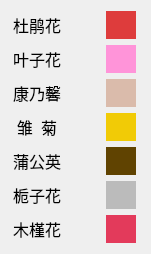
   <widget class="QWidget" name="layoutWidget">
    <property name="geometry">
     <rect>
      <x>20</x>
      <y>60</y>
      <width>151</width>
      <height>251</height>
     </rect>
    </property>
    <property name="font">
     <font>
      <family>黑体</family>
      <pointsize>12</pointsize>
      <bold>false</bold>
     </font>
    </property>
    <layout class="QVBoxLayout" name="verticalLayout">
     <item>
      <layout class="QHBoxLayout" name="horizontalLayout_5">
       <item>
        <widget class="QLabel" name="label_11">
         <property name="minimumSize">
          <size>
           <width>50</width>
           <height>28</height>
          </size>
         </property>
         <property name="maximumSize">
          <size>
           <width>50</width>
           <height>28</height>
          </size>
         </property>
         <property name="font">
          <font>
           <family>黑体</family>
           <pointsize>12</pointsize>
           <bold>false</bold>
          </font>
         </property>
         <property name="text">
          <string>杜鹃花</string>
         </property>
         <property name="alignment">
          <set>Qt::AlignCenter</set>
         </property>
        </widget>
       </item>
       <item>
        <widget class="QLabel" name="label_10">
         <property name="minimumSize">
          <size>
           <width>0</width>
           <height>28</height>
          </size>
         </property>
         <property name="maximumSize">
          <size>
           <width>30</width>
           <height>28</height>
          </size>
         </property>
         <property name="font">
          <font>
           <family>黑体</family>
           <pointsize>12</pointsize>
           <bold>false</bold>
          </font>
         </property>
         <property name="scaledContents">
          <bool>true</bool>
         </property>
         <property name="alignment">
          <set>Qt::AlignCenter</set>
         </property>
        </widget>
       </item>
       <item>
        <widget class="QLabel" name="label_12">
         <property name="minimumSize">
          <size>
           <width>0</width>
           <height>28</height>
          </size>
         </property>
         <property name="maximumSize">
          <size>
           <width>30</width>
           <height>28</height>
          </size>
         </property>
         <property name="font">
          <font>
           <family>黑体</family>
           <pointsize>12</pointsize>
           <bold>false</bold>
          </font>
         </property>
         <property name="toolTip">
          <string>RGB(222, 60, 60)</string>
         </property>
         <property name="styleSheet">
          <string notr="true">background-color: rgb(222, 60, 60)</string>
         </property>
         <property name="alignment">
          <set>Qt::AlignCenter</set>
         </property>
        </widget>
       </item>
      </layout>
     </item>
     <item>
      <layout class="QHBoxLayout" name="horizontalLayout_2">
       <item>
        <widget class="QLabel" name="label">
         <property name="minimumSize">
          <size>
           <width>50</width>
           <height>28</height>
          </size>
         </property>
         <property name="maximumSize">
          <size>
           <width>50</width>
           <height>28</height>
          </size>
         </property>
         <property name="font">
          <font>
           <family>黑体</family>
           <pointsize>12</pointsize>
           <bold>false</bold>
          </font>
         </property>
         <property name="text">
          <string>叶子花</string>
         </property>
         <property name="alignment">
          <set>Qt::AlignCenter</set>
         </property>
        </widget>
       </item>
       <item>
        <widget class="QLabel" name="label_2">
         <property name="minimumSize">
          <size>
           <width>0</width>
           <height>28</height>
          </size>
         </property>
         <property name="maximumSize">
          <size>
           <width>30</width>
           <height>28</height>
          </size>
         </property>
         <property name="font">
          <font>
           <family>黑体</family>
           <pointsize>12</pointsize>
           <bold>false</bold>
          </font>
         </property>
         <property name="scaledContents">
          <bool>true</bool>
         </property>
         <property name="alignment">
          <set>Qt::AlignCenter</set>
         </property>
        </widget>
       </item>
       <item>
        <widget class="QLabel" name="label_3">
         <property name="minimumSize">
          <size>
           <width>0</width>
           <height>28</height>
          </size>
         </property>
         <property name="maximumSize">
          <size>
           <width>30</width>
           <height>28</height>
          </size>
         </property>
         <property name="font">
          <font>
           <family>黑体</family>
           <pointsize>12</pointsize>
           <bold>false</bold>
          </font>
         </property>
         <property name="toolTip">
          <string>RGB(255, 148, 217)</string>
         </property>
         <property name="styleSheet">
          <string notr="true">background-color: rgb(255, 148, 217)</string>
         </property>
         <property name="alignment">
          <set>Qt::AlignCenter</set>
         </property>
        </widget>
       </item>
      </layout>
     </item>
     <item>
      <layout class="QHBoxLayout" name="horizontalLayout_4">
       <item>
        <widget class="QLabel" name="label_7">
         <property name="minimumSize">
          <size>
           <width>50</width>
           <height>28</height>
          </size>
         </property>
         <property name="maximumSize">
          <size>
           <width>50</width>
           <height>28</height>
          </size>
         </property>
         <property name="font">
          <font>
           <family>黑体</family>
           <pointsize>12</pointsize>
           <bold>false</bold>
          </font>
         </property>
         <property name="text">
          <string>康乃馨</string>
         </property>
         <property name="alignment">
          <set>Qt::AlignCenter</set>
         </property>
        </widget>
       </item>
       <item>
        <widget class="QLabel" name="label_8">
         <property name="minimumSize">
          <size>
           <width>0</width>
           <height>28</height>
          </size>
         </property>
         <property name="maximumSize">
          <size>
           <width>30</width>
           <height>28</height>
          </size>
         </property>
         <property name="font">
          <font>
           <family>黑体</family>
           <pointsize>12</pointsize>
           <bold>false</bold>
          </font>
         </property>
         <property name="scaledContents">
          <bool>true</bool>
         </property>
         <property name="alignment">
          <set>Qt::AlignCenter</set>
         </property>
        </widget>
       </item>
       <item>
        <widget class="QLabel" name="label_9">
         <property name="minimumSize">
          <size>
           <width>0</width>
           <height>28</height>
          </size>
         </property>
         <property name="maximumSize">
          <size>
           <width>30</width>
           <height>28</height>
          </size>
         </property>
         <property name="font">
          <font>
           <family>黑体</family>
           <pointsize>12</pointsize>
           <bold>false</bold>
          </font>
         </property>
         <property name="toolTip">
          <string>RGB(218, 187, 171)</string>
         </property>
         <property name="styleSheet">
          <string notr="true">background-color: rgb(218, 187, 171)</string>
         </property>
         <property name="alignment">
          <set>Qt::AlignCenter</set>
         </property>
        </widget>
       </item>
      </layout>
     </item>
     <item>
      <layout class="QHBoxLayout" name="horizontalLayout_8">
       <item>
        <widget class="QLabel" name="label_19">
         <property name="minimumSize">
          <size>
           <width>50</width>
           <height>28</height>
          </size>
         </property>
         <property name="maximumSize">
          <size>
           <width>50</width>
           <height>28</height>
          </size>
         </property>
         <property name="font">
          <font>
           <family>黑体</family>
           <pointsize>12</pointsize>
           <bold>false</bold>
          </font>
         </property>
         <property name="text">
          <string>雏  菊</string>
         </property>
         <property name="alignment">
          <set>Qt::AlignCenter</set>
         </property>
        </widget>
       </item>
       <item>
        <widget class="QLabel" name="label_20">
         <property name="minimumSize">
          <size>
           <width>0</width>
           <height>28</height>
          </size>
         </property>
         <property name="maximumSize">
          <size>
           <width>30</width>
           <height>28</height>
          </size>
         </property>
         <property name="font">
          <font>
           <family>黑体</family>
           <pointsize>12</pointsize>
           <bold>false</bold>
          </font>
         </property>
         <property name="text">
          <string/>
         </property>
         <property name="pixmap">
          <pixmap>images/flowers/daisy.png</pixmap>
         </property>
         <property name="scaledContents">
          <bool>true</bool>
         </property>
         <property name="alignment">
          <set>Qt::AlignCenter</set>
         </property>
        </widget>
       </item>
       <item>
        <widget class="QLabel" name="label_21">
         <property name="minimumSize">
          <size>
           <width>0</width>
           <height>28</height>
          </size>
         </property>
         <property name="maximumSize">
          <size>
           <width>30</width>
           <height>28</height>
          </size>
         </property>
         <property name="font">
          <font>
           <family>黑体</family>
           <pointsize>12</pointsize>
           <bold>false</bold>
          </font>
         </property>
         <property name="toolTip">
          <string>RGB(241, 203, 6)</string>
         </property>
         <property name="styleSheet">
          <string notr="true">background-color:rgb(241, 203, 6)</string>
         </property>
         <property name="alignment">
          <set>Qt::AlignCenter</set>
         </property>
        </widget>
       </item>
      </layout>
     </item>
     <item>
      <layout class="QHBoxLayout" name="horizontalLayout_9">
       <item>
        <widget class="QLabel" name="label_22">
         <property name="minimumSize">
          <size>
           <width>50</width>
           <height>28</height>
          </size>
         </property>
         <property name="maximumSize">
          <size>
           <width>50</width>
           <height>28</height>
          </size>
         </property>
         <property name="font">
          <font>
           <family>黑体</family>
           <pointsize>12</pointsize>
           <bold>false</bold>
          </font>
         </property>
         <property name="text">
          <string>蒲公英</string>
         </property>
         <property name="alignment">
          <set>Qt::AlignCenter</set>
         </property>
        </widget>
       </item>
       <item>
        <widget class="QLabel" name="label_23">
         <property name="minimumSize">
          <size>
           <width>0</width>
           <height>28</height>
          </size>
         </property>
         <property name="maximumSize">
          <size>
           <width>30</width>
           <height>28</height>
          </size>
         </property>
         <property name="font">
          <font>
           <family>黑体</family>
           <pointsize>12</pointsize>
           <bold>false</bold>
          </font>
         </property>
         <property name="scaledContents">
          <bool>true</bool>
         </property>
         <property name="alignment">
          <set>Qt::AlignCenter</set>
         </property>
        </widget>
       </item>
       <item>
        <widget class="QLabel" name="label_24">
         <property name="minimumSize">
          <size>
           <width>0</width>
           <height>28</height>
          </size>
         </property>
         <property name="maximumSize">
          <size>
           <width>30</width>
           <height>28</height>
          </size>
         </property>
         <property name="font">
          <font>
           <family>黑体</family>
           <pointsize>12</pointsize>
           <bold>false</bold>
          </font>
         </property>
         <property name="toolTip">
          <string>RGB(96, 67, 1)</string>
         </property>
         <property name="styleSheet">
          <string notr="true">background-color:rgb(96, 67, 1)</string>
         </property>
         <property name="alignment">
          <set>Qt::AlignCenter</set>
         </property>
        </widget>
       </item>
      </layout>
     </item>
     <item>
      <layout class="QHBoxLayout" name="horizontalLayout_11">
       <item>
        <widget class="QLabel" name="label_28">
         <property name="minimumSize">
          <size>
           <width>50</width>
           <height>28</height>
          </size>
         </property>
         <property name="maximumSize">
          <size>
           <width>50</width>
           <height>28</height>
          </size>
         </property>
         <property name="font">
          <font>
           <family>黑体</family>
           <pointsize>12</pointsize>
           <bold>false</bold>
          </font>
         </property>
         <property name="text">
          <string>栀子花</string>
         </property>
         <property name="alignment">
          <set>Qt::AlignCenter</set>
         </property>
        </widget>
       </item>
       <item>
        <widget class="QLabel" name="label_29">
         <property name="minimumSize">
          <size>
           <width>0</width>
           <height>28</height>
          </size>
         </property>
         <property name="maximumSize">
          <size>
           <width>30</width>
           <height>28</height>
          </size>
         </property>
         <property name="font">
          <font>
           <family>黑体</family>
           <pointsize>12</pointsize>
           <bold>false</bold>
          </font>
         </property>
         <property name="pixmap">
          <pixmap>images/flowers/gardenia.png</pixmap>
         </property>
         <property name="scaledContents">
          <bool>true</bool>
         </property>
         <property name="alignment">
          <set>Qt::AlignCenter</set>
         </property>
        </widget>
       </item>
       <item>
        <widget class="QLabel" name="label_30">
         <property name="minimumSize">
          <size>
           <width>0</width>
           <height>28</height>
          </size>
         </property>
         <property name="maximumSize">
          <size>
           <width>30</width>
           <height>28</height>
          </size>
         </property>
         <property name="font">
          <font>
           <family>黑体</family>
           <pointsize>12</pointsize>
           <bold>false</bold>
          </font>
         </property>
         <property name="toolTip">
          <string>RGB(187, 187, 187)</string>
         </property>
         <property name="styleSheet">
          <string notr="true">background-color:rgb(187, 187, 187)</string>
         </property>
         <property name="alignment">
          <set>Qt::AlignCenter</set>
         </property>
        </widget>
       </item>
      </layout>
     </item>
     <item>
      <layout class="QHBoxLayout" name="horizontalLayout_3">
       <item>
        <widget class="QLabel" name="label_4">
         <property name="minimumSize">
          <size>
           <width>50</width>
           <height>28</height>
          </size>
         </property>
         <property name="maximumSize">
          <size>
           <width>50</width>
           <height>28</height>
          </size>
         </property>
         <property name="font">
          <font>
           <family>黑体</family>
           <pointsize>12</pointsize>
           <bold>false</bold>
          </font>
         </property>
         <property name="text">
          <string>木槿花</string>
         </property>
         <property name="alignment">
          <set>Qt::AlignCenter</set>
         </property>
        </widget>
       </item>
       <item>
        <widget class="QLabel" name="label_5">
         <property name="minimumSize">
          <size>
           <width>0</width>
           <height>28</height>
          </size>
         </property>
         <property name="maximumSize">
          <size>
           <width>30</width>
           <height>28</height>
          </size>
         </property>
         <property name="font">
          <font>
           <family>黑体</family>
           <pointsize>12</pointsize>
           <bold>false</bold>
          </font>
         </property>
         <property name="pixmap">
          <pixmap>images/flowers/hibiscus.png</pixmap>
         </property>
         <property name="scaledContents">
          <bool>true</bool>
         </property>
         <property name="alignment">
          <set>Qt::AlignCenter</set>
         </property>
        </widget>
       </item>
       <item>
        <widget class="QLabel" name="label_6">
         <property name="minimumSize">
          <size>
           <width>0</width>
           <height>28</height>
          </size>
         </property>
         <property name="maximumSize">
          <size>
           <width>30</width>
           <height>28</height>
          </size>
         </property>
         <property name="font">
          <font>
           <family>黑体</family>
           <pointsize>12</pointsize>
           <bold>false</bold>
          </font>
         </property>
         <property name="toolTip">
          <string>RGB(227, 58, 91)</string>
         </property>
         <property name="styleSheet">
          <string notr="true">background-color:rgb(227, 58, 91)</string>
         </property>
         <property name="alignment">
          <set>Qt::AlignCenter</set>
         </property>
        </widget>
       </item>
      </layout>
     </item>
    </layout>
   </widget>
